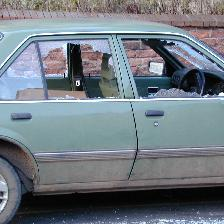
#> input picture image1.jpeg, 224 x 224 px, found by its file name
$ python INTER_NEAREST.PY
#> lines starting #> are read from the running program, lines starting #| are printed output that depends on the picture
import cv2

img = cv2.imread('/home/suhail/Desktop/Office/Upsampling/Interpolation_Using-OpenCv_Methods/image1.jpeg', cv2.IMREAD_UNCHANGED)
#> img is the input picture: shape (224, 224, 3); mean B, G, R 131, 122.7, 113.5

print('Original Dimensions : ',img.shape)
#| Original Dimensions :  (224, 224, 3)

scale_percent = 220 # percent of original size
width = int(img.shape[1] * scale_percent / 100)
#> width = 492
height = int(img.shape[0] * scale_percent / 100)
#> height = 492
dim = (width, height)
#> dim = (492, 492)


resized = cv2.resize(img, dim, interpolation = cv2.INTER_NEAREST)
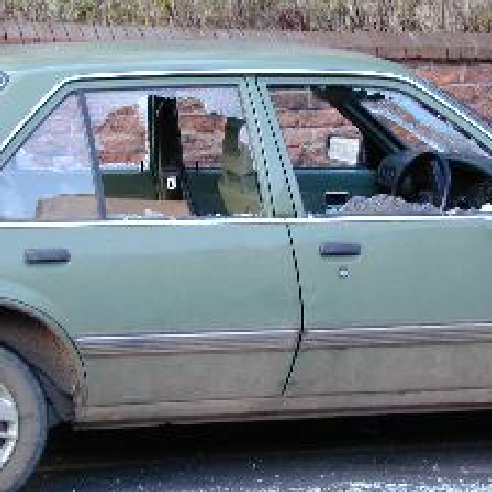
#> resized: shape (492, 492, 3); mean B, G, R 131, 122.7, 113.5


cv2.imwrite('/home/suhail/Desktop/Office/Upsampling/Interpolation_Using-OpenCv_Methods/INTER_NEAREST_resize_1.jpeg', resized)
print('Resized Dimensions : ',resized.shape)
#| Resized Dimensions :  (492, 492, 3)
